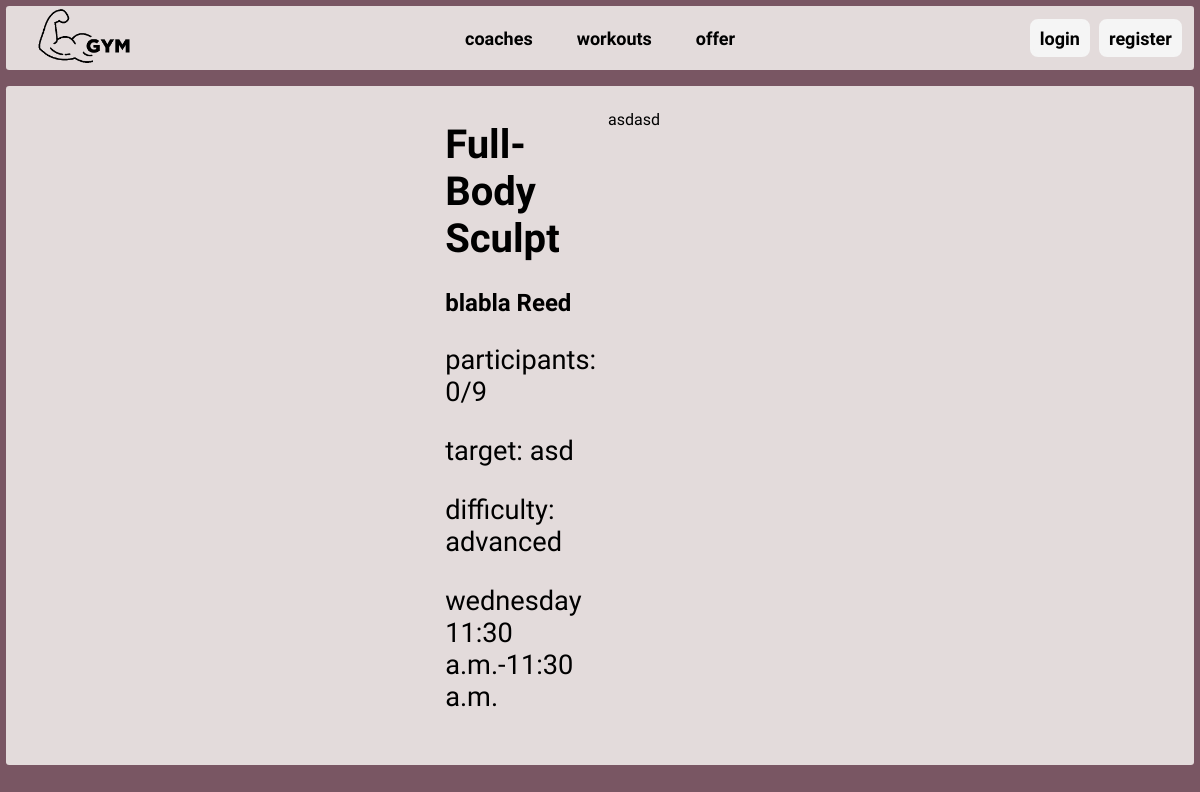
Before: /workout/details/2 with the older database file.
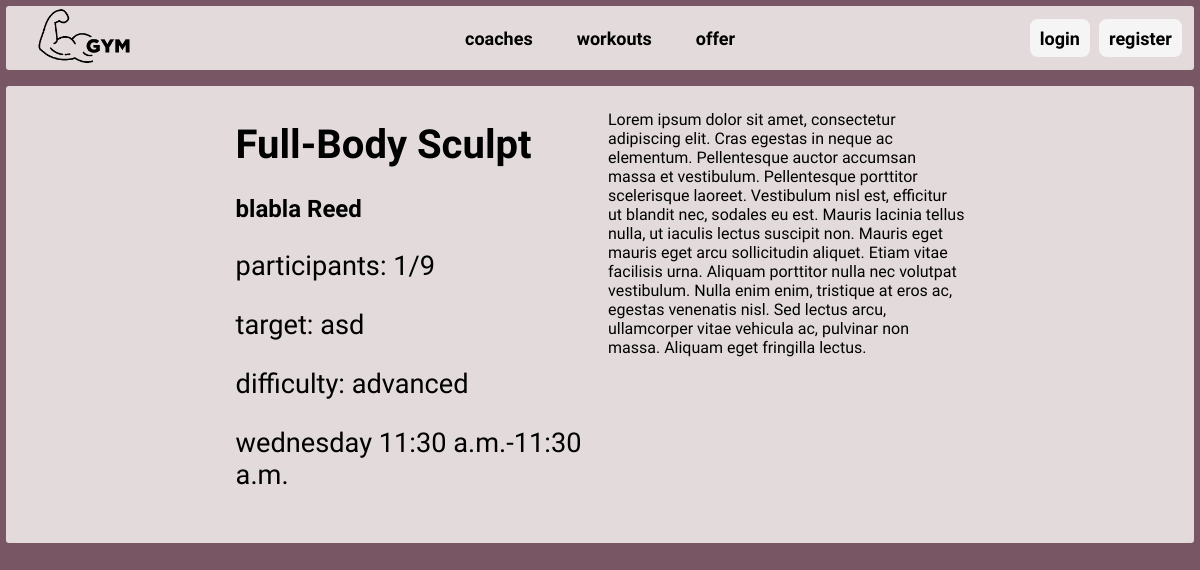
After: the same page with the newer database file.
### workout/models.py (models this page shows)
class Workout(models.Model):
    name = models.CharField(max_length=100)
    coach = models.ForeignKey(User, on_delete=models.CASCADE, related_name='coach_workouts')
    client = models.ManyToManyField(User, related_name='client_workouts')
    description = models.TextField()
    target = models.CharField(max_length=50)
    start_time = models.TimeField(null=True)
    end_time = models.TimeField(null=True)
    max_participants = models.IntegerField()
    class Difficulty(models.TextChoices):
        BEGINNER = 'beginner', 'Beginner'
        INTERMEDIATE = 'intermediate', 'Intermediate'
        ADVANCED = 'advanced', 'Advanced'
    difficulty = models.CharField(
        max_length=20,
        choices=Difficulty.choices,
        null=True,
    )
    class Weekdays(models.TextChoices):
        MONDAY = 'monday', 'Monday'
        TUESDAY = 'tuesday', 'Tuesday'
        WEDNESDAY = 'wednesday', 'Wednesday'
        THURSDAY = 'thursday', 'Thursday'
        FRIDAY = 'friday', 'Friday'
        SATURDAY = 'saturday', 'Saturday'
        SUNDAY = 'sunday', 'Sunday'
    day = models.CharField(
        choices=Weekdays.choices,
        max_length=10,
        null=True,
    )
    class Status(models.TextChoices):
        ACTIVE = 'active', 'Active'
        INACTIVE = 'inactive', 'Inactive'
    status = models.CharField(
        choices=Status.choices,
        default=Status.ACTIVE,
        max_length=10,
    )

### users/models.py (models this page shows)
class User(AbstractUser):
    is_coach = models.BooleanField()
    profile_picture = models.ImageField(upload_to='profile_pictures/',
                                        default='profile_pictures/default.png')
    gender = models.CharField(
        choices=[('M', 'Male'),
                 ('F', 'Female')],
        max_length=1)

### workout/views.py (the view)
# urls.py: path('details/<int:workout_id>', views.details_workout, name='details_workout'),
def details_workout(request, workout_id):
    try:
        workout = Workout.objects.get(id=workout_id)
        context = {
            'workout': workout,
        }
        return render(request, "workout/details.html", context)
    except Workout.DoesNotExist:
        return HttpResponse('no such workout')

### workout/templates/workout/details.html (shortened to what this page needs)
{% extends 'core/index.html' %}
{% block content %}
<div id="workout-details-cont">
    <div id="workout-details-info">
        <h1>{{workout.name}}</h1>
        <a href="{% url 'users:coach_info' workout.coach.id %}">
        <h2>{{workout.coach.first_name}} {{workout.coach.last_name}}</h2>
        </a>
        <p>participants: {{workout.client.count}}/{{workout.max_participants}} </p>
        <p>target: {{workout.target}} </p>
        <p>difficulty: {{workout.difficulty}} </p>
        <p>{{workout.day}} {{workout.start_time|date:"h:i a"}}-{{workout.start_time|date:"h:i a"}}</p>
        {%load workout_tags%}
    </div>
    <p id="workout-details-desc">{{workout.description}} </p>
</div>
{% endblock %}

Changed rows visible on the page:
changed Workout "Full-Body Sculpt": client.count "0" → "1"; description "asdasd" → "Lorem ipsum dolor sit amet, consectetur adipiscing elit. Cras egestas in neque ac elementum. Pellentesque auctor accumsan massa et vestibulum. Pellentesque porttitor scelerisque laoreet. Vestibulum nisl est, efficitur ut blandit nec, sodales eu est. Mauris lacinia tellus nulla, ut iaculis lectus suscipit non. Mauris eget mauris eget arcu sollicitudin aliquet. Etiam vitae facilisis urna. Aliquam porttitor nulla nec volutpat vestibulum. Nulla enim enim, tristique at eros ac, egestas venenatis nisl. Sed lectus arcu, ullamcorper vitae vehicula ac, pulvinar non massa. Aliquam eget fringilla lectus."
